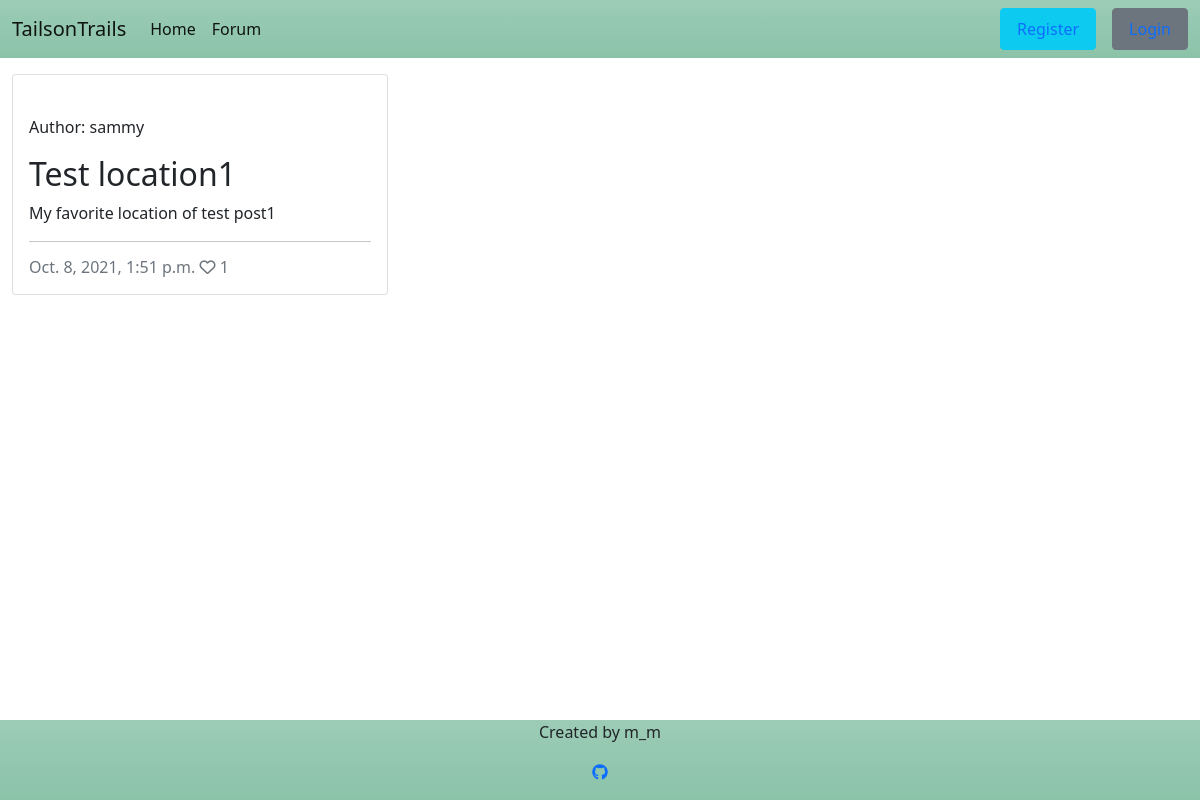
/posts/, run on the app's committed database.
### forum/models.py (models this page shows, shortened)
class Post(models.Model):
    location = models.CharField(max_length=50)
    slug = models.SlugField(max_length=200, unique=True)
    author = models.ForeignKey(
        User, on_delete=models.CASCADE, related_name="forum_posts"
    )
    featured_image = CloudinaryField('image', default='placeholder')
    excerpt = models.TextField(blank=True)
    updated_on = models.DateTimeField(auto_now=True)
    content = models.TextField()
    difficulty_hard = models.BooleanField(default=False)
    difficulty_moderate = models.BooleanField(default=False)
    difficulty_easy = models.BooleanField(default=False)
    breed_big = models.BooleanField(default=False)
    breed_mid = models.BooleanField(default=False)
    breed_sml = models.BooleanField(default=False)
    created_on = models.DateTimeField(auto_now_add=True)
    status = models.IntegerField(choices=STATUS, default=0)
    likes = models.ManyToManyField(
        User, related_name='blogpost_like', blank=True)
    class Meta:
        ordering = ["-created_on"]
    def number_of_likes(self):
        return self.likes.count()

### forum/views.py (the view)
# urls.py: path('posts/', views.PostList.as_view(), name='posts'),
class PostList(generic.ListView):
    model = Post
    queryset = Post.objects.filter(status=1).order_by("-created_on")
    template_name = "post_list.html"
    paginate_by = 6

### templates/post_list.html (shortened to what this page needs)
{% extends "base.html" %}
{% block content %}
<div class="container-fluid">
    <div class="row">
        <div class="col-12 mt-3 left">
            <div class="row">
                {% for post in post_list %}
                <div class="col-md-4">
                    <div class="card mb-4">
                        <div class="card-body">
                            <div class="image-container">
                                <div class="image-flash">
                                    <p class="author">Author: {{ post.author }}</p>
                                </div>
                            </div>
                            <div>
                                <h2 class="card-title">{{ post.location }}</h2>
                                <p class="card-text">{{ post.excerpt }}</p>
                            </div>
                            <hr />
                            <p class="card-text text-muted h6">{{ post.created_on}} <i class="far fa-heart"></i>
                                {{ post.number_of_likes }}</p>
                        </div>
                    </div>
                </div>
                {% endfor %}
            </div>
        </div>
    </div>
</div>
{%endblock%}

### static/css/style.css (style rules this page uses)
body { display: flex; flex-flow: column; min-height: 100vh; }

### data on the page
Post: author "sammy", location "Test location1", excerpt "My favorite location of test post1", created_on "Oct. 8, 2021, 1:51 p.m.", number_of_likes "1"
